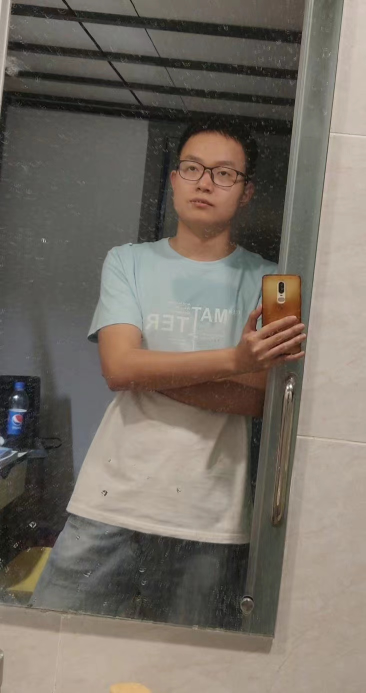
#> input picture before/hui.jpg, 731 x 1386 px (shown at 1/2 size)
$ python 'lu_4人脸贴图.py'
#> lines starting #> are read from the running program, lines starting #| are printed output that depends on the picture; after the words box and inside, x2 and y2 are one past the last pixel; in counts of white or black regions, pixels touching at a corner belong together
import numpy as np
import cv2
if __name__ == "__main__":
    img = cv2.imread("./hui.jpg")
#> img is the input picture: shape (1386, 731, 3); mean B, G, R 100.2, 109.5, 117.2
    gray = cv2.cvtColor(img, code = cv2.COLOR_BGR2GRAY)
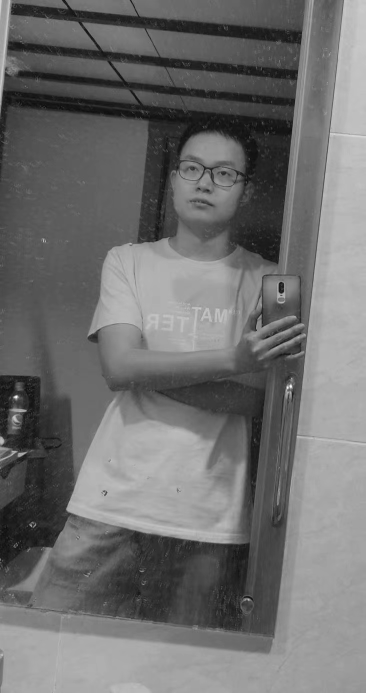
#> gray: shape (1386, 731) (shown at 1/2 size); min 6, max 252, mean 110.8
    face_detector = cv2.CascadeClassifier("./haarcascade_frontalface_alt.xml")
    faces = face_detector.detectMultiScale(gray)
#> faces = [[317, 268, 194, 194]]
    star = cv2.imread('./star.png')
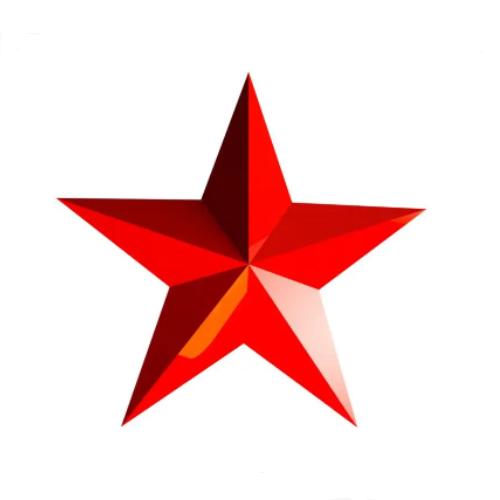
#> input picture before/star.png, 500 x 500 px
#> star is the input picture: shape (500, 500, 3); mean B, G, R 212.2, 213.4, 245.3
    for x, y, w, h in faces:
        #cv2.rectangle(img, pt1=(x,y), pt2=(x+w,y+h),color=[0,0,255],thickness = 2) #划红线
        #d=3*w//8+3*w%8//2
        #img[y:y+h//4,x+d:x+w//4+d] = cv2.resize(star,(w // 4,h // 4))

        d = 3 * w // 8 + 3 * w % 8 // 2
        star_s = cv2.resize(star,(w//4, h//4))
        w1 = w//4
        h1 = h//4
        for i in range(h1):
            for j in range(w1):
                if not(star_s[i, j] > 240).all(): #非白色
                    img[i+y,j+x+d] = star_s[i,j]
#> this loop made 1 pass
#> (x, y, w, h, d, w1, h1) on pass 1: (317, 268, 194, 194, 75, 48, 48)
#> pass 1, `star_s = cv2.resize(star,(w//4, h//4))`:
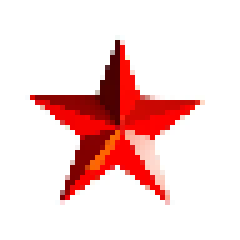
#> star_s: shape (48, 48, 3) (shown 5 times larger); mean B, G, R 212.3, 213.5, 245.2
#> after the loop:
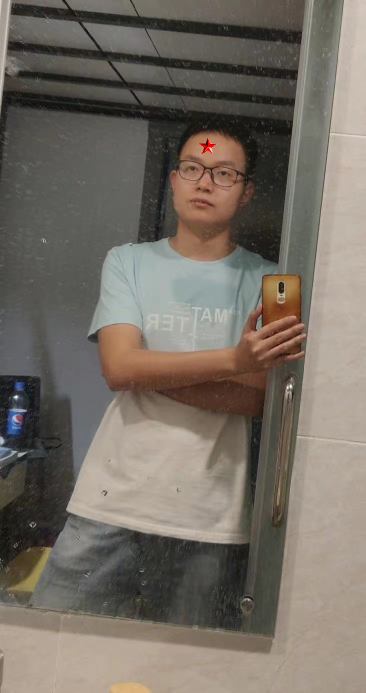
#> img: shape (1386, 731, 3) (shown at 1/2 size); 0.04% of pixels changed, all inside (x1, y1, x2, y2) = (398, 276, 433, 309)
    cv2.imshow('face', img)
    cv2.waitKey(5000)
    cv2.destroyAllWindows()
